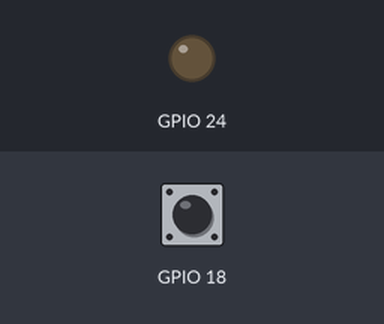
Recording of a program running on a simulated Raspberry Pi (BCM pin numbers). Shown: output pins drawn as LEDs (lit = HIGH). Inputs (shaded band) come from the test bench; at power-on: GPIO 18 HIGH.

Above: at 1.2 s.
1.3 s: GPIO 18 pulled LOW for 0.15 s
At 1.38 s:
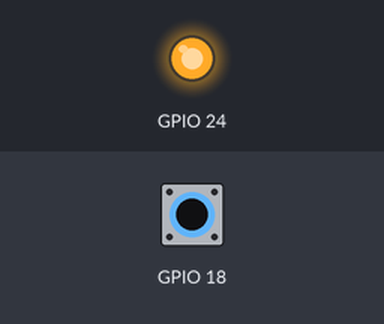
2.9 s: GPIO 18 pulled LOW for 3.2 s
At 7.1 s:
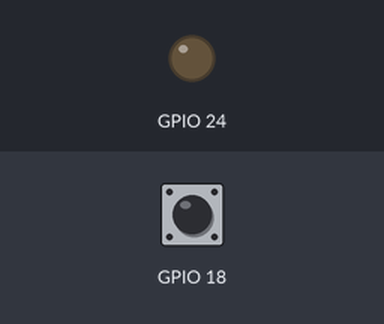
Timing chart, 0 to 8.6 s (numbered marks = the images above; inputs shaded):
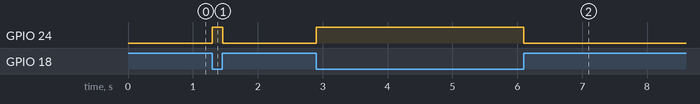

Measured:
- after the input at 1.3 s, GPIO 24: LOW → HIGH at once, → LOW 0.16 s later
- after the input at 2.9 s, GPIO 24: LOW → HIGH at once, → LOW 3.2 s later

The program:

LEDbutton.py
```python
import RPi.GPIO as GPIO
import time

GPIO.setmode(GPIO.BCM)
GPIO.setwarnings(False)

GPIO.setup(18,GPIO.IN, pull_up_down=GPIO.PUD_UP)
GPIO.setup(24,GPIO.OUT)
#GPIO.setup(25,GPIO.OUT)

#GPIO.output(25,GPIO.IN, Pull_Up_)
while True:

	if  GPIO.input(18) == False:
		GPIO.output(24,GPIO.HIGH)
		#print "A"
		time.sleep(0.02)
	else:
		GPIO.output(24,GPIO.LOW)
		#print "B"
		time.sleep(0.02)
```
